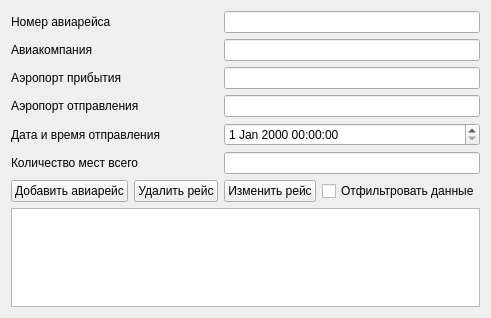
<?xml version="1.0" encoding="UTF-8"?>
<ui version="4.0">
 <class>Flights</class>
 <widget class="QWidget" name="Flights">
  <property name="geometry">
   <rect>
    <x>0</x>
    <y>0</y>
    <width>464</width>
    <height>318</height>
   </rect>
  </property>
  <property name="windowTitle">
   <string>Авиарейсы</string>
  </property>
  <layout class="QGridLayout" name="gridLayout">
   <item row="7" column="0" colspan="4">
    <widget class="QTableView" name="tableView"/>
   </item>
   <item row="6" column="0">
    <widget class="QPushButton" name="pushButton_add">
     <property name="text">
      <string>Добавить авиарейс</string>
     </property>
    </widget>
   </item>
   <item row="1" column="0">
    <widget class="QLabel" name="label">
     <property name="text">
      <string>Авиакомпания</string>
     </property>
    </widget>
   </item>
   <item row="6" column="1">
    <widget class="QPushButton" name="pushButton_delete">
     <property name="text">
      <string>Удалить рейс</string>
     </property>
    </widget>
   </item>
   <item row="6" column="3">
    <widget class="QCheckBox" name="checkBox_search">
     <property name="text">
      <string>Отфильтровать данные</string>
     </property>
    </widget>
   </item>
   <item row="6" column="2">
    <widget class="QPushButton" name="pushButton_change">
     <property name="text">
      <string>Изменить рейс</string>
     </property>
    </widget>
   </item>
   <item row="0" column="0" colspan="2">
    <widget class="QLabel" name="label_6">
     <property name="text">
      <string>Номер авиарейса</string>
     </property>
    </widget>
   </item>
   <item row="2" column="0" colspan="2">
    <widget class="QLabel" name="label_2">
     <property name="text">
      <string>Аэропорт прибытия</string>
     </property>
    </widget>
   </item>
   <item row="0" column="2" colspan="2">
    <widget class="QLineEdit" name="lineEdit_number"/>
   </item>
   <item row="1" column="2" colspan="2">
    <widget class="QLineEdit" name="lineEdit_airline"/>
   </item>
   <item row="2" column="2" colspan="2">
    <widget class="QLineEdit" name="lineEdit_arrival"/>
   </item>
   <item row="3" column="2" colspan="2">
    <widget class="QLineEdit" name="lineEdit_departure"/>
   </item>
   <item row="4" column="2" colspan="2">
    <widget class="QDateTimeEdit" name="dateTimeEdit"/>
   </item>
   <item row="5" column="2" colspan="2">
    <widget class="QLineEdit" name="lineEdit_total_places"/>
   </item>
   <item row="4" column="0" colspan="2">
    <widget class="QLabel" name="label_5">
     <property name="text">
      <string>Дата и время отправления</string>
     </property>
    </widget>
   </item>
   <item row="3" column="0" colspan="2">
    <widget class="QLabel" name="label_3">
     <property name="text">
      <string>Аэропорт отправления</string>
     </property>
    </widget>
   </item>
   <item row="5" column="0" colspan="2">
    <widget class="QLabel" name="label_4">
     <property name="text">
      <string>Количество мест всего</string>
     </property>
    </widget>
   </item>
  </layout>
 </widget>
 <resources/>
 <connections/>
</ui>
